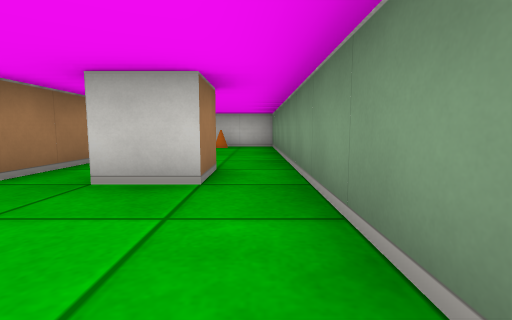
view 1 (above)

13 first-person views from a walk through a cub3D ray-caster map. The camera is about half as high as the walls, tilts 6° down and sees 85° across. The floor is counted in squares. Each view is taken from the middle of a square. On the plan, view 1 faces up. The plan holds only what a view shows up to about 9 squares ahead; the rest is blank.

view 2
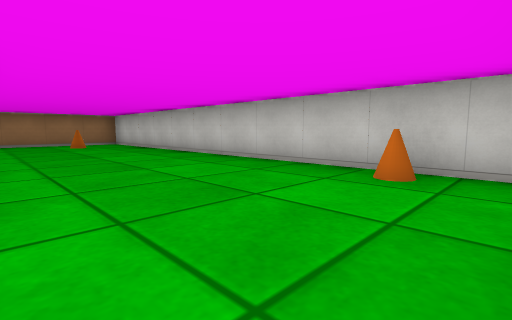

view 3
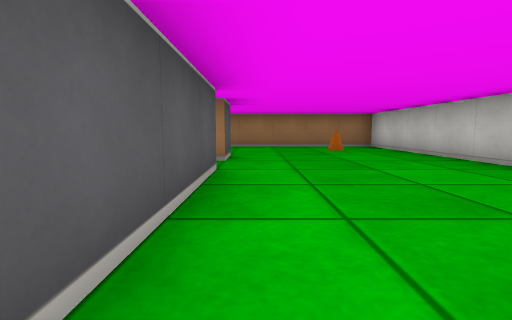

view 4
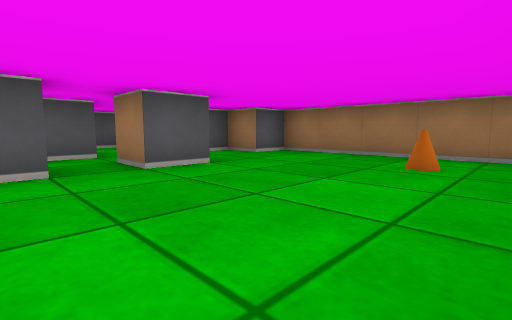

view 5
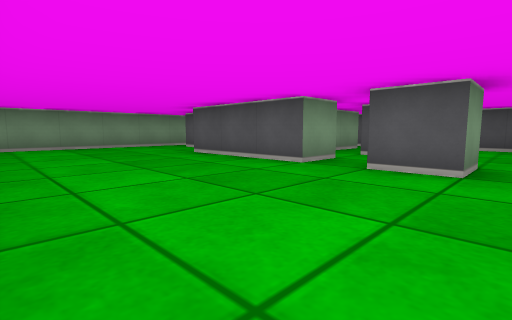

view 6
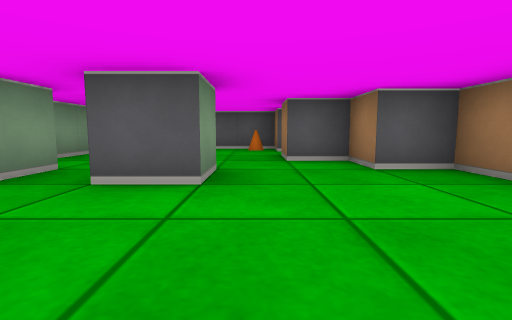

view 7
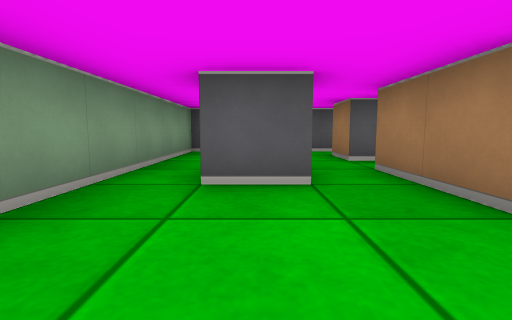

view 8
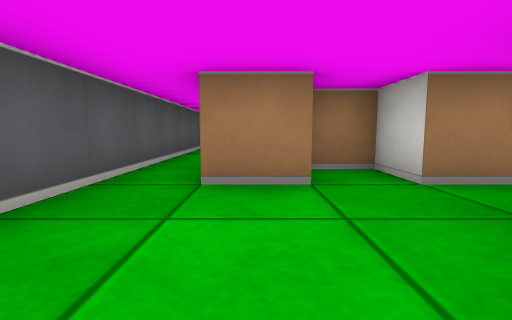

view 9
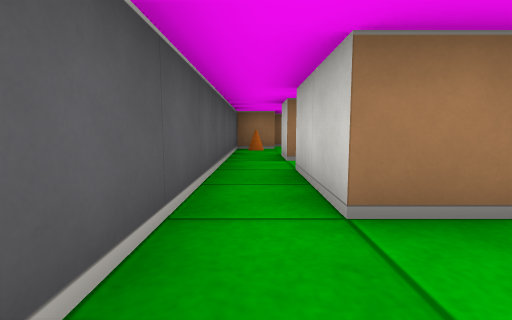

view 10
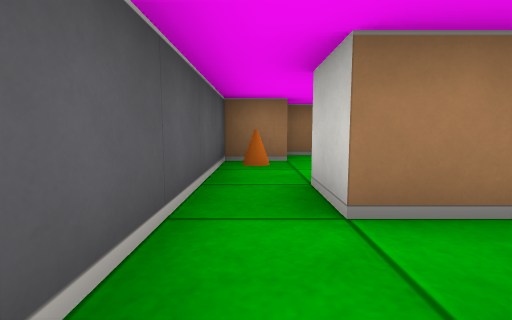

view 11
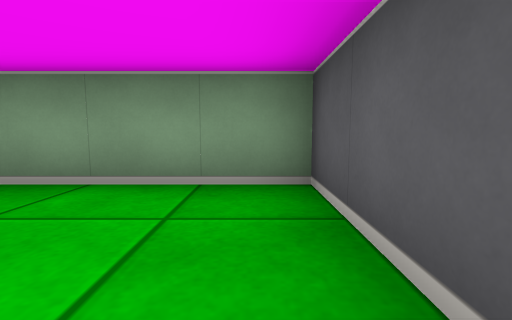

view 12
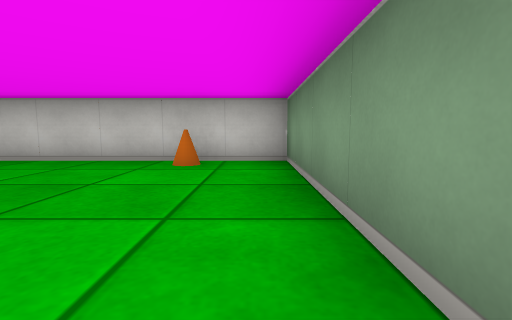

view 13
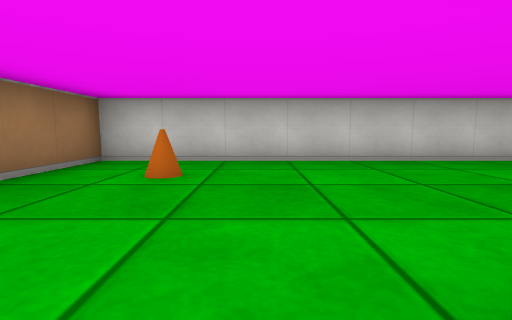

### Floor plan
Points are (right, up) in squares from view 1. A wall is a line through its corners. A room is listed if a view was taken in it or the views show most of it. See-through windows are left out.
Room 1 (views 1, 2, 3, 4, 5, 6, 7, 8, 9, 11, 12, 13)
walls: (-5.5, 3.4) (-5.5, 4.5) (-2.5, 4.5) (-2.5, 2.5) (-3.5, 2.5) (-3.5, 1.6); (-7.5, 3.4) (-7.5, 4.5) (-6.5, 4.5) (-6.5, 3.5); (-6.6, 2.5) (-5.5, 2.5); (-1.6, 3.5) (-0.5, 3.5) (-0.5, 2.5) (-1.5, 2.5); (-3, 1.5) (-2.5, 1.5) (-2.5, 0.5); (-8.5, 0.6) (-8.5, -0.5) (-6.5, -0.5); (-9.5, 1.1) (-9.5, 0.5); (-2.5, -0.5) (0.5, -0.5) (0.5, 8.5) (-10.5, 8.5) (-10.5, 3.5) (-9.5, 3.5) (-9.5, 2.5) (-8.5, 2.5) (-8.5, 1.5)
ways out: opening at (-6, 0) to room 2; opening at (-5, 1.5) to room 2; opening at (-3.5, 0) to room 2
objects: cone (-9, 7); cone (-8, 0); cone (-1, 8)
Room 2 (view 10)
walls: (-5.5, 1.5) (-5.5, 0.5) (-6.5, 0.5); (-6.5, -0.5) (-2.5, -0.5); (-2.5, 0.5) (-4.5, 0.5) (-4.5, 2.1)
ways out: opening at (-6, 0) to room 1; opening at (-5, 1.5) to room 1; opening at (-3.5, 0) to room 1

Where each view was taken, in squares from view 1:
view 1: 0 up, 0 right, facing up
view 2: 5 up, 0 right, facing up-left
view 3: 5 up, 2 left, facing left
view 4: 8 up, 5 left, facing down-left
view 5: 8 up, 8 left, facing down-right
view 6: 7 up, 8 left, facing down
view 7: 6 up, 1 left, facing down
view 8: 1 up, 0 right, facing left
view 9: 0 up, 1 left, facing left
view 10: 0 up, 4 left, facing left
view 11: 0 up, 2 left, facing right
view 12: 4 up, 0 right, facing up
view 13: 4 up, 8 left, facing up
